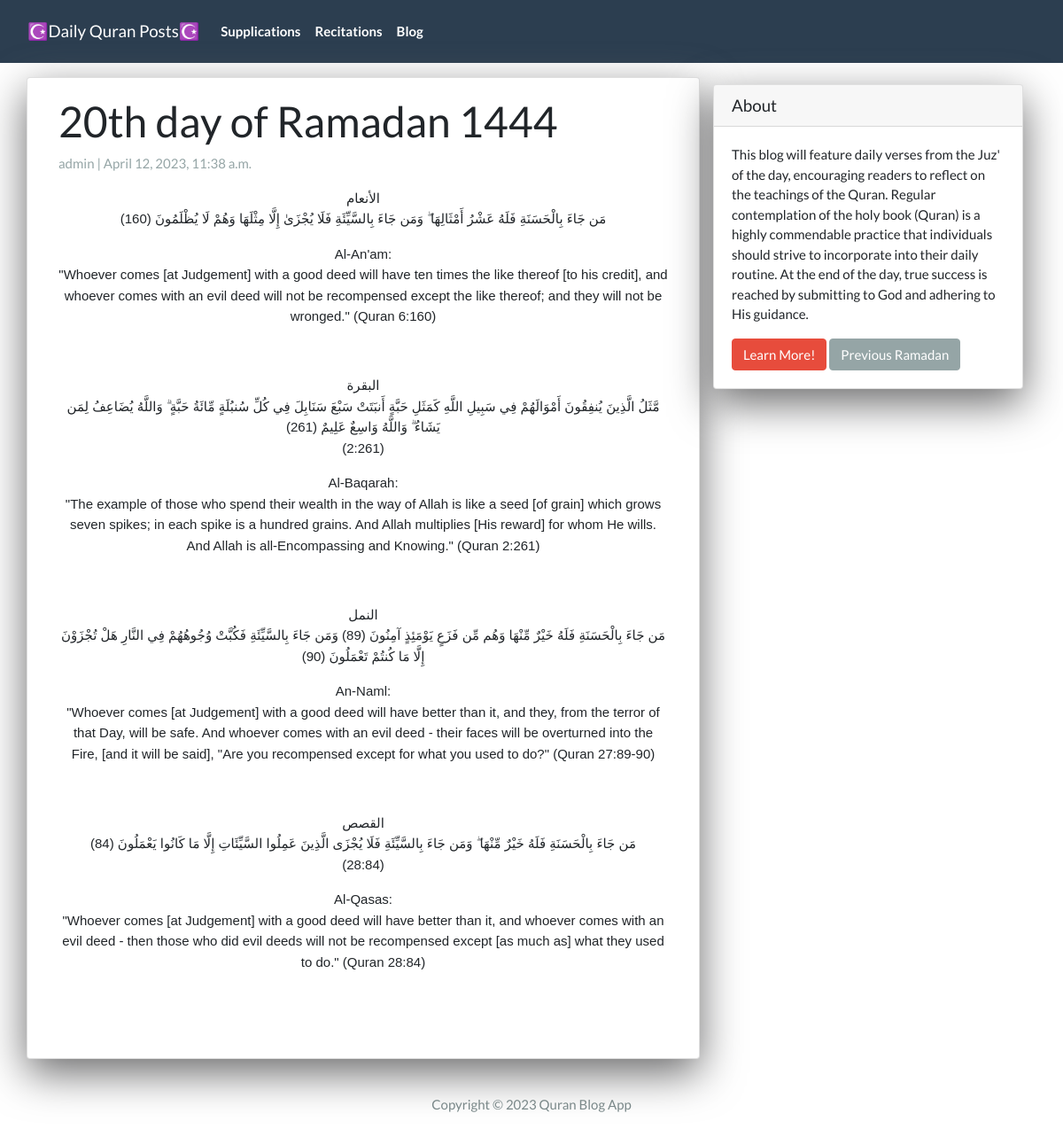
/20thday/, run on the app's committed database.
### App/models.py (models this page shows, shortened)
class Post(models.Model):
  title =  models.CharField(max_length=200, unique=True)
  slug =   models.SlugField(max_length=200, unique=True)
  author = models.ForeignKey(User, on_delete=models.CASCADE, related_name='blog_posts')
  created_on = models.DateTimeField(auto_now_add=True)
  updated_on = models.DateTimeField(auto_now=True)
  summary = RichTextField(blank=True, null=True)
  content = RichTextField(blank=True, null=True)
  video_link = EmbedVideoField(blank=True, null=True)
  status = models.IntegerField(choices=STATUS, default=0)
  class Meta:
    ordering = ['-created_on']

### App/views.py (the view)
# urls.py: path('<slug:slug>/',    PostView.as_view(),           name="post_detail"),
class PostView(DetailView):
  model = Post
  template_name = 'post_detail.html'

### App/templates/post_detail.html (shortened to what this page needs)
{% extends 'base.html' %}
{% load embed_video_tags %}
{% block content %}
<div class="container">
  <div class="row">
    <div class="col-md-8 card mb-4  mt-3 left  top">
      <div class="card-body">
        <h1>{% block title %} {{ post.title }} {% endblock title %}</h1>
        <p class=" text-muted">{{ post.author }} | {{ post.created_on }}</p>
        <p class="card-text ">{{ post.content | safe }}</p>
        <br>
      </div>
    </div>
    {% block sidebar %} {% include 'sidebar.html' %} {% endblock sidebar %}
  </div>
</div>
{% endblock content %}

### App/templates/sidebar.html (style rules this page uses)
.card { box-shadow: 0 16px 48px #6a6a6b; }

### data on the page
Post: title "20th day of Ramadan 1444", author "admin", created_on "April 12, 2023, 11:38 a.m.", content "الأنعام مَن جَاءَ بِالْحَسَنَةِ فَلَهُ عَشْرُ أَمْثَالِهَا ۖ وَمَن جَاءَ بِالسَّيِّئَةِ فَلَا يُجْزَىٰ إِلَّا مِثْلَهَا وَهُمْ لَا يُظْلَمُونَ (160) Al-An'am: \"Whoever comes [at Judgement] with a good deed will have ten times the like thereof [to his credit], and whoever comes with an evil deed will not be recompensed except the like thereof; and they will not be wronged.\" (Quran 6:160) البقرة مَّثَلُ الَّذِينَ يُنفِقُونَ أَمْوَالَهُمْ فِي سَبِيلِ اللَّهِ كَمَثَلِ حَبَّةٍ أَنبَتَتْ سَبْعَ سَنَابِلَ فِي كُلِّ سُنبُلَةٍ مِّائَةُ حَبَّةٍ ۗ وَاللَّهُ يُضَاعِفُ لِمَن يَشَاءُ ۗ وَاللَّهُ وَاسِعٌ عَلِيمٌ (261) (2:261) Al-Baqarah: \"The example of those who spend their wealth in the way of Allah is…"
